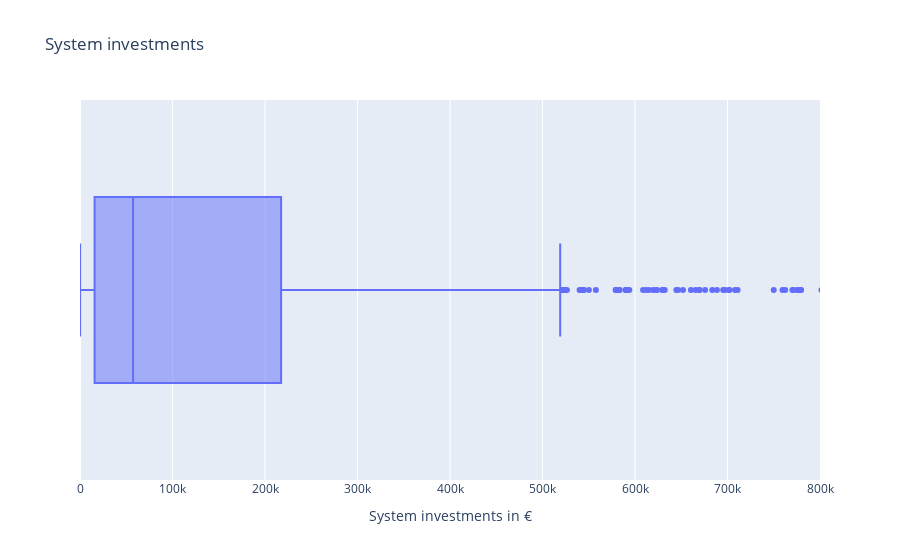

Notebook code for this chart:
### Markdown cell above
## System investments

### Code cell
solar_invest = profiles_using_pv["solar_invest_eur"]
solar_invest.name = "Absolute PV system investment"
print(solar_invest.describe().drop("count").to_markdown())

system_invest_fig_df = profiles_using_pv.copy()
system_invest_fig_df = system_invest_fig_df.rename(columns={
    "storage_invest_eur": "Storage",
    "inverter_invest_eur": "Inverter",
    "solar_invest_eur": "PV system"})
system_invest_fig = px.box(
    data_frame=system_invest_fig_df,
    x="PV system",
    title="System investments")
system_invest_fig.update_layout(xaxis_title="System investments in €", yaxis_title="")
system_invest_fig.update_xaxes(range=[0, 800e3])
system_invest_fig.show()

### Figure 1 — Plotly figure (JSON) as saved in the notebook; plotly's stock layout.template omitted (floating-point values rounded to 4 significant figures; data arrays with more than 128 entries replaced by an {"elided": "..."} marker saying what was removed)
{"data": [{"alignmentgroup": "True", "hovertemplate": "PV system=%{x}<extra></extra>", "legendgroup": "", "marker": {"color": "#636efa"}, "name": "", "notched": false, "offsetgroup": "", "orientation": "h", "showlegend": false, "type": "box", "x": {"elided": "1093 float values"}, "x0": " ", "xaxis": "x", "y0": " ", "yaxis": "y"}], "layout": {"boxmode": "group", "legend": {"tracegroupgap": 0}, "title": {"text": "System investments"}, "xaxis": {"anchor": "y", "domain": [0, 1], "range": [0, 800000], "title": {"text": "System investments in €"}}, "yaxis": {"anchor": "x", "domain": [0, 1], "title": {"text": ""}}}}
